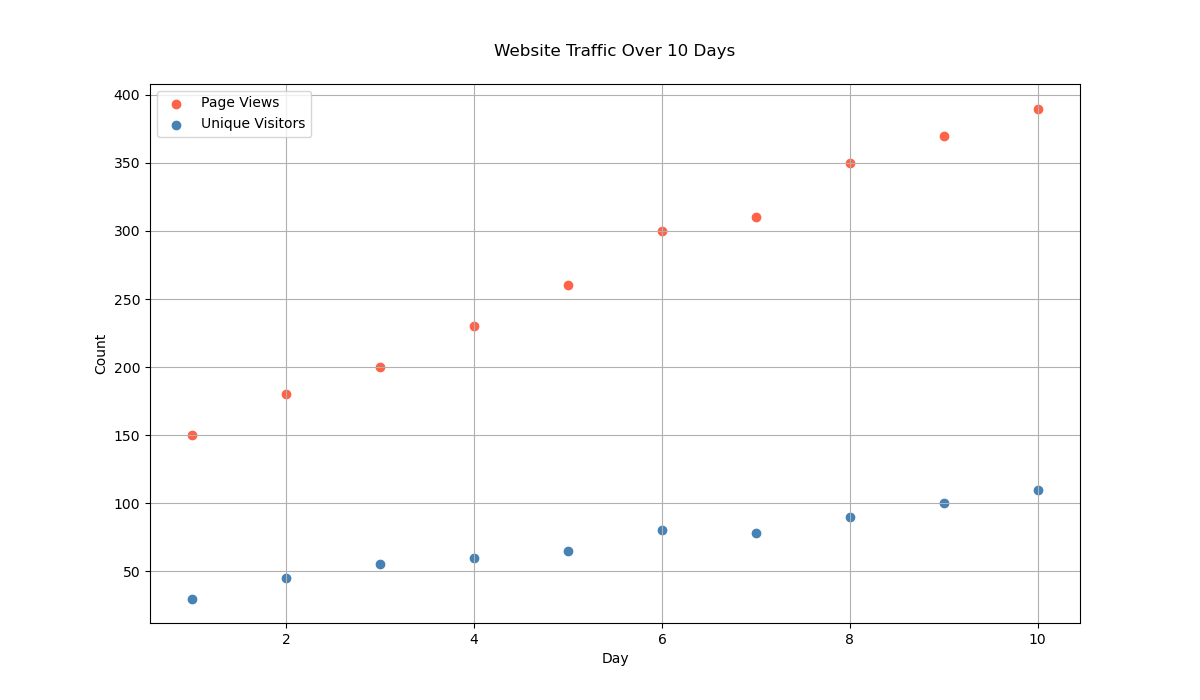

Reproduce this figure in Python.

import matplotlib.pyplot as plt

# Data
days = [1, 2, 3, 4, 5, 6, 7, 8, 9, 10]
page_views = [150, 180, 200, 230, 260, 300, 310, 350, 370, 390]
unique_visitors = [30, 45, 55, 60, 65, 80, 78, 90, 100, 110]

# Scatter plot
plt.figure(figsize=(12, 7))  # Width:12, Height:7
plt.scatter(days, page_views, color='#FF6347', label='Page Views')  # Tomato
plt.scatter(days, unique_visitors, color='#4682B4', label='Unique Visitors')  # Steel Blue

# Customize the plot
plt.title('Website Traffic Over 10 Days', pad=20)
plt.xlabel('Day')
plt.ylabel('Count')
plt.legend(loc='upper left')
plt.grid(True)

# Show the plot
plt.show()
